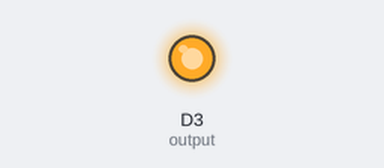
The sketch below on a simulated ESP8266 (NodeMCU). Shown: output pins drawn as LEDs (lit = HIGH). Random numbers use the default seed unless the sketch sets one; what the sketch prints to the serial monitor is not drawn.

Above: at 0.1 s.
At 36.9 s:
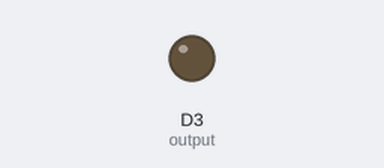
Timing chart, 0 to 38.4 s (numbered marks = the images above):
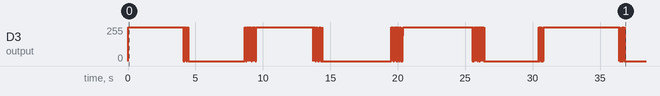

The sketch:

watermeter_sim.ino
```cpp
#include <user_interface.h>;//Biblioteca necessaria para acessar os Timers
#include <time.h>
#include <stdlib.h>
#define output D3 //LED_BUILTIN

int timerCount=0,r=0,state=0,outPin=0,trashCount=0,timerFlag=0,setpoint=50;

os_timer_t tmr0;//Cria o Timer. Maximo de 7 Timers.

void setup() {
  Serial.begin(115500);
  //srand(time(NULL));   // Initialization, should only be called once.
  pinMode(output,OUTPUT);
  os_timer_setfn(&tmr0, timer, NULL); //timer, subrotina, null
  os_timer_arm(&tmr0, 10, true); //timer, tempo em ms (entre 1ms e 2s), loop=true

}

void loop() {
  if(timerFlag==1){
    if (timerCount==1){
      r = 400 + rand() % 200;   //between 4s and 6s
      state=!state;
      outPin=state;
      digitalWrite(output,outPin);
      Serial.println(timerCount);
    }
    if (timerCount>1 && timerCount<=r){
      digitalWrite(output,outPin);
      Serial.println(timerCount);
    }
    if(timerCount==r)
      setpoint=rand()%75+25;
    if(timerCount>r){
      Serial.println(timerCount);
      if (trashCount<setpoint){
        outPin=rand()%2;
        digitalWrite(output,outPin);
        Serial.println(outPin);
        trashCount++;
      }
      if(trashCount>=setpoint){
        timerCount=0;
        trashCount=0;
        setpoint=50;
      }
    }
    timerFlag=0;
  }
}

void timer(void*z){ //software timer de 1ms - Conta o relógio internalo
  timerCount++;
  timerFlag=1;
}
```
